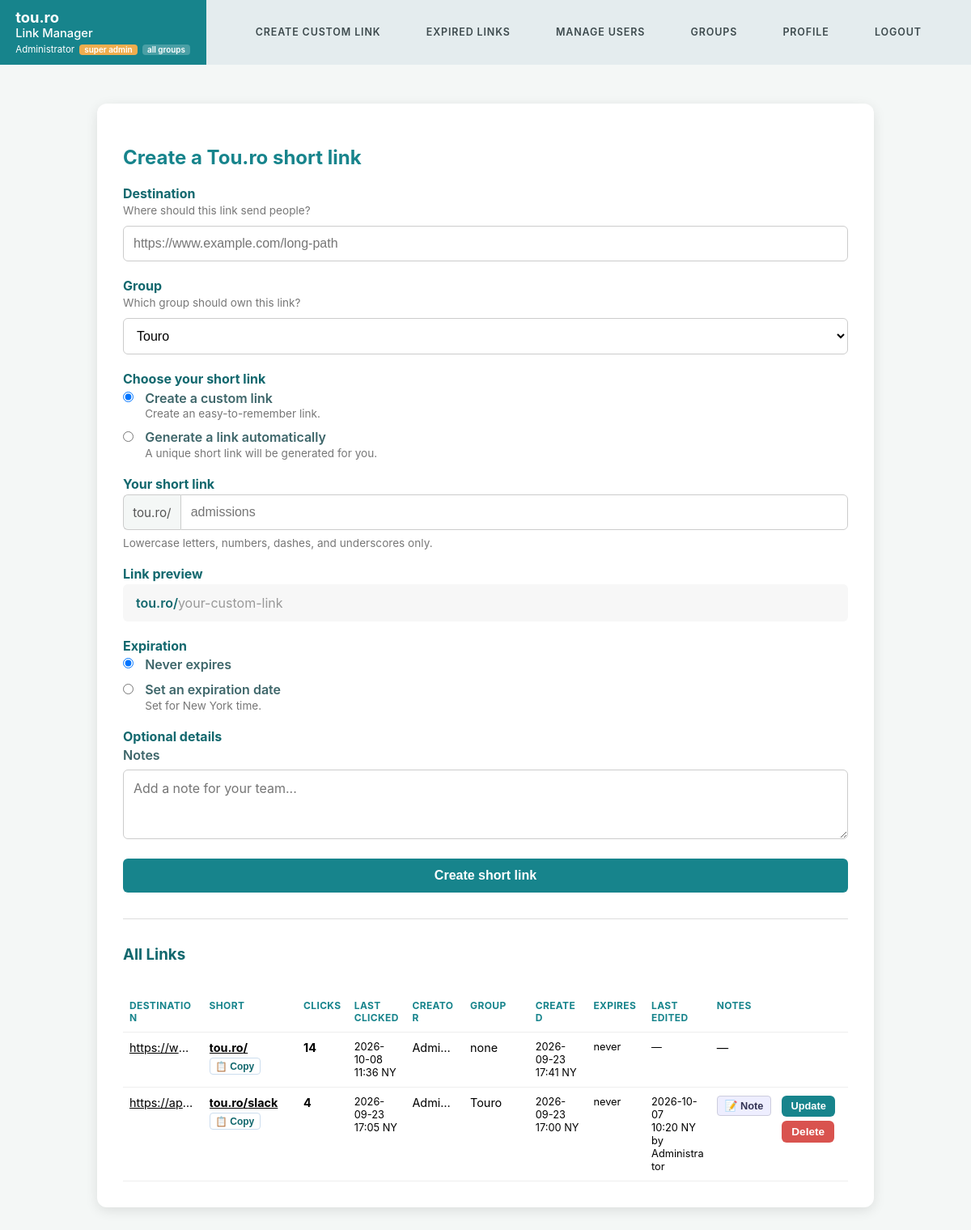
Page /admin/ (signed in) on the committed database.
### tables this page shows
CREATE TABLE "groups" (
            id INTEGER PRIMARY KEY AUTOINCREMENT,
            name TEXT UNIQUE NOT NULL,
            created_at TEXT
        );

### lib.php (called while the page is built, shortened)
<?php
function e($value): string
{
    return htmlspecialchars((string) $value, ENT_QUOTES | ENT_SUBSTITUTE, 'UTF-8');
}
function get_db(): PDO
{
    static $pdo = null;
    if ($pdo === null) {
        $pdo = new PDO('sqlite:' . DB_PATH);
        $pdo->setAttribute(PDO::ATTR_ERRMODE, PDO::ERRMODE_EXCEPTION);
        $pdo->exec('PRAGMA foreign_keys = ON');
    }
    return $pdo;
}
function all_groups(PDO $conn): array
{
    return $conn->query('SELECT id, name FROM "groups" ORDER BY name COLLATE NOCASE ASC')
        ->fetchAll(PDO::FETCH_ASSOC);
}
function is_expired($expires_at): bool
{
    if (!$expires_at) {
        return false;
    }
    $dt = DateTime::createFromFormat(TIMESTAMP_FMT, $expires_at);
    return $dt->getTimestamp() <= time();
}
function current_user(): ?array
{
    $role = $_SESSION['role'] ?? ROLE_USER;
    $group_id = $_SESSION['group_id'] ?? null;
    $username_email = $_SESSION['username_email'] ?? '';
    $users_name = $_SESSION['users_name'] ?? '';
    return [
        'id' => (int) $_SESSION['user_id'],
        'username_email' => $username_email,
        'users_name' => $users_name,
        'display_name' => $users_name !== '' ? $users_name : $username_email,
        'role' => $role,
        'group_id' => $group_id === null ? null : (int) $group_id,
        'is_super' => $role === ROLE_SUPER_ADMIN,
        'is_group_admin' => $role === ROLE_GROUP_ADMIN,
        'is_authenticated' => true,
    ];
}
function is_super(array $user): bool
{
    return ($user['role'] ?? '') === ROLE_SUPER_ADMIN;
}
function manages_group(array $user, ?int $group_id): bool
{
    if (is_super($user)) {
        return true;
    }
    return $group_id !== null && $user['group_id'] !== null && (int) $user['group_id'] === $group_id;
}
function link_visible_to(array $user, ?int $link_group_id): bool
{
    if (is_super($user)) {
        return true;
    }
    return (int) $user['group_id'] === $link_group_id;
}
function can_delete_link(array $user, ?int $link_group_id, int $creator_id): bool
{
    return manages_group($user, $link_group_id) || $creator_id === (int) $user['id'];
}
function link_scope_clause(array $user): array
{
    if (is_super($user)) {
        return ['', []];
    }
    return ['WHERE (links.group_id = ? OR links.short_url = ?)', [(int) $user['group_id'], ROOT_SHORT_URL]];
}
function request_scheme(): string
{
    $https = (!empty($_SERVER['HTTPS']) && $_SERVER['HTTPS'] !== 'off')
        || (isset($_SERVER['SERVER_PORT']) && (int) $_SERVER['SERVER_PORT'] === 443);
    return $https ? 'https' : 'http';
}
function public_host(): string
{
    $raw = $_SERVER['HTTP_HOST'] ?? 'localhost';
    $host = strtolower(explode(':', $raw)[0]);
    return $raw;
}
function short_link_url(string $short_url): string
{
    return request_scheme() . '://' . public_host() . '/' . rawurlencode($short_url);
}
function url_for(string $name, array $params = [], bool $external = false): string
{
    switch ($name) {
        case 'index':
            $path = '/admin/';
            break;
        case 'login':
            $path = '/admin/login/';
            if (!empty($params['reason'])) {
                $path .= '?reason=' . rawurlencode($params['reason']);
            }
            break;
        case 'logout':
            $path = '/admin/logout/';
            break;
        case 'admin_users':
            $path = '/admin/users/';
            break;
        case 'admin_expired':
            $path = '/admin/expired-links/';
            break;
        case 'admin_groups':
            $path = '/admin/groups/';
            break;
        case 'profile':
            $path = '/admin/profile/';
            break;
        case 'edit_link':
            $path = '/admin/edit-links/?id=' . (int) ($params['link_id'] ?? 0);
            break;
        case 'delete_link':
            $path = '/admin/delete-link.php?id=' . (int) ($params['link_id'] ?? 0);
            break;
    }
    return $external ? absolute_url($path) : $path;
}
function require_login(): array
{
    $user = current_user();
    return $user;
}
function stacked_date_parts(?string $value): array
{
    if (!$value) {
        return [null, null];
    }
    $parts = explode(' ', $value, 2);
    $date = $parts[0] ?? '';
    $time = isset($parts[1]) ? substr($parts[1], 0, 5) : '';
    return [$date, $time];
}
function render(string $view, array $vars = [], int $status = 200): void
{
    extract($vars, EXTR_SKIP);
    include __DIR__ . '/templates/' . $view . '.php';
    include __DIR__ . '/templates/base.php';
    exit;
}

### admin/index.php (called while the page is built, shortened)
<?php
require __DIR__ . '/../lib.php';
$user = require_login();
[$scope_where, $scope_params] = link_scope_clause($user);
$stmt = get_db()->prepare("
    SELECT links.id, links.short_url, links.url,
           COALESCE(NULLIF(creators.users_name, ''), creators.username_email), links.user_id,
           links.created_at, links.updated_at, links.expires_at, links.notes,
           COALESCE(NULLIF(editors.users_name, ''), editors.username_email), links.clicks,
           links.group_id, link_groups.name, links.last_clicked_at
    FROM links
    JOIN users AS creators ON creators.id = links.user_id
    LEFT JOIN users AS editors ON editors.id = links.updated_by
    LEFT JOIN \"groups\" AS link_groups ON link_groups.id = links.group_id
    {$scope_where}
    ORDER BY (links.short_url = '') DESC, links.id DESC
");
$stmt->execute($scope_params);
$rows = $stmt->fetchAll(PDO::FETCH_NUM);
$all_links = [];
foreach ($rows as $r) {
    $link_group_id = $r[11] === null ? null : (int) $r[11];
    $all_links[] = [
        'id' => $r[0],
        'short_url' => $r[1],
        'url' => $r[2],
        'creator' => $r[3],
        'user_id' => $r[4],
        'created_at' => $r[5],
        'updated_at' => $r[6],
        'expires_at' => $r[7],
        'notes' => $r[8] ?: '',
        'updated_by' => $r[9],
        'clicks' => $r[10] ?: 0,
        'last_clicked_at' => $r[13],
        'group_id' => $link_group_id,
        'group_name' => $r[12],
        'expired' => is_expired($r[7]),
        'is_root' => $r[1] === ROOT_SHORT_URL,
        'can_delete' => $r[1] !== ROOT_SHORT_URL && can_delete_link($user, $link_group_id, (int) $r[4]),
    ];
}
render('index', [
    'all_links' => $all_links,
    'groups' => is_super($user) ? all_groups(get_db()) : [],
]);

### templates/index.php (the view, shortened to what this page needs)
<?php $actor_is_super = !empty($current_user['is_super']); ?>
<h2>Create a Tou.ro short link</h2>
<form id="urlForm">
    <div class="section">
        <h3>Destination</h3>
        <p class="field-hint">Where should this link send people?</p>
        <input type="text" id="url" placeholder="https://www.example.com/long-path" required>
    </div>
    <?php if ($actor_is_super): ?>
    <div class="section">
        <h3>Group</h3>
        <p class="field-hint">Which group should own this link?</p>
        <?php if (!empty($groups)): ?>
        <select id="linkGroup" required>
            <?php foreach ($groups as $g): ?>
            <option value="<?= (int) $g['id'] ?>"><?= e($g['name']) ?></option>
            <?php endforeach; ?>
        </select>
        <?php else: ?>
        <p class="field-hint">
            No groups exist yet. <a href="<?= e(url_for('admin_groups')) ?>">Create a group</a> before adding links.
        </p>
        <?php endif; ?>
    </div>
    <?php endif; ?>
    <div class="section">
        <h3>Choose your short link</h3>
        <label class="choice">
            <input type="radio" name="url_mode" value="custom" checked>
            <span class="choice-title">Create a custom link</span>
            <span class="choice-desc">Create an easy-to-remember link.</span>
        </label>
        <label class="choice">
            <input type="radio" name="url_mode" value="random">
            <span class="choice-title">Generate a link automatically</span>
            <span class="choice-desc"> A unique short link will be generated for you.</span>
        </label>
    </div>
    <div class="section" id="customUrlGroup">
        <h3>Your short link</h3>
        <div class="url-row">
            <span class="url-prefix"><?= e(SHORT_LINK_DOMAIN) ?>/</span>
            <input type="text" id="short_url" placeholder="admissions" autocapitalize="off" autocorrect="off"
                   spellcheck="false" style="text-transform: lowercase;" required>
        </div>
        <p class="field-hint" style="margin: 0.5rem 0 0;">Lowercase letters, numbers, dashes, and underscores only.</p>
    </div>
    <div class="section">
        <h3>Link preview</h3>
        <div class="link-preview" id="linkPreview"></div>
    </div>
    <div class="section">
        <h3>Expiration</h3>
        <label class="choice">
            <input type="radio" name="expiry_mode" value="never" checked>
            <span class="choice-title">Never expires</span>
        </label>
        <label class="choice">
            <input type="radio" name="expiry_mode" value="date">
            <span class="choice-title">Set an expiration date</span>
            <span class="choice-desc">Set for New York time.</span>
        </label>
    </div>
    <div class="section">
        <h3>Optional details</h3>
        <label for="notes">Notes</label>
        <textarea id="notes" rows="3" placeholder="Add a note for your team..." style="width:100%; padding:0.75rem; border:1px solid #ccc; border-radius:6px; box-sizing:border-box; font-family:inherit; font-size:1rem;"></textarea>
    </div>
    <button type="submit">Create short link</button>
</form>
<hr style="margin: 2rem 0; border:0; border-top:1px solid #ddd;">
<h3>All Links</h3>
<div class="table-scroll">
<table class="wide">
    <colgroup>
        <col style="width: <?= $actor_is_super ? '11%' : '15%' ?>">
        <col style="width: <?= $actor_is_super ? '13%' : '14%' ?>">
        <col style="width: 7%">
        <col style="width: 8%">
        <col style="width: 8%">
        <?php if ($actor_is_super): ?><col style="width: 9%"><?php endif; ?>
        <col style="width: 8%">
        <col style="width: 8%">
        <col style="width: 9%">
        <col style="width: 9%">
        <col style="width: <?= $actor_is_super ? '10%' : '14%' ?>">
    </colgroup>
    <thead>
        <tr>
            <th>Destination</th>
            <th>Short</th>
            <th>Clicks</th>
            <th>Last clicked</th>
            <th>Creator</th>
            <?php if ($actor_is_super): ?><th>Group</th><?php endif; ?>
            <th>Created</th>
            <th>Expires</th>
            <th>Last edited</th>
            <th>Notes</th>
            <th></th>
        </tr>
    </thead>
    <tbody>
    <?php if (!empty($all_links)): ?>
    <?php foreach ($all_links as $link): ?>
        <?php
            [$created_date, $created_time] = stacked_date_parts($link['created_at'] ?? null);
            [$expires_date, $expires_time] = stacked_date_parts($link['expires_at'] ?? null);
            [$updated_date, $updated_time] = stacked_date_parts($link['updated_at'] ?? null);
            [$clicked_date, $clicked_time] = stacked_date_parts($link['last_clicked_at'] ?? null);
        ?>
        <tr data-link-id="<?= e($link['id']) ?>">
            <td class="<?= !empty($link['expired']) ? 'expired' : '' ?>">
                <div class="tt" data-tooltip="<?= e($link['url']) ?>">
                    <a class="truncate" href="<?= e($link['url']) ?>" target="_blank"><?= e($link['url']) ?></a>
                </div>
            </td>
            <td>
                <div class="tt" data-tooltip="<?= e(SHORT_LINK_DOMAIN) ?>/<?= e($link['short_url']) ?>">
                    <a class="truncate short-link" data-link-id="<?= e($link['id']) ?>" href="<?= e(short_link_url($link['short_url'])) ?>" target="_blank"><strong><?= e(SHORT_LINK_DOMAIN) ?>/<?= e($link['short_url']) ?></strong></a>
                </div>
                <button type="button" class="copy-btn"
                        data-copy="<?= e(short_link_url($link['short_url'])) ?>">
                    &#128203; Copy
                </button>
            </td>
            <td class="click-cell" data-link-id="<?= e($link['id']) ?>"><strong><?= e($link['clicks']) ?></strong></td>
            <td class="muted stacked-date last-clicked-cell" data-link-id="<?= e($link['id']) ?>">
                <?php if ($link['last_clicked_at']): ?>
                    <?= e($clicked_date) ?><br>
                    <span class="time"><?= e($clicked_time) ?> NY</span>
                <?php else: ?>—<?php endif; ?>
            </td>
            <td title="<?= e($link['creator']) ?>"><span class="truncate"><?= e($link['creator']) ?></span></td>
            <?php if ($actor_is_super): ?>
            <td title="<?= e($link['group_name'] ?? '') ?>">
                <span class="truncate"><?= $link['group_name'] !== null ? e($link['group_name']) : '<span class="muted">none</span>' ?></span>
            </td>
            <?php endif; ?>
            <td class="muted stacked-date">
                <?php if ($link['created_at']): ?>
                    <?= e($created_date) ?><br>
                    <span class="time"><?= e($created_time) ?> NY</span>
                <?php else: ?>—<?php endif; ?>
            </td>
            <td class="muted stacked-date">
                <?php if ($link['expires_at']): ?>
                    <?= e($expires_date) ?><br>
                    <span class="time"><?= e($expires_time) ?> NY</span>
                <?php else: ?>never<?php endif; ?>
            </td>
            <td class="muted stacked-date updated-cell" data-link-id="<?= e($link['id']) ?>">
                <?php if ($link['updated_at']): ?>
                    <?= e($updated_date) ?><br>
                    <span class="time"><?= e($updated_time) ?> NY</span>
                    <?php if ($link['updated_by']): ?><br><span class="time">by <?= e($link['updated_by']) ?></span><?php endif; ?>
                <?php else: ?>—<?php endif; ?>
            </td>
            <td class="note-cell" data-link-id="<?= e($link['id']) ?>" data-short-url="<?= e($link['short_url']) ?>" data-note="<?= e($link['notes']) ?>">
                <?php if (!empty($link['is_root'])): ?>
                    <span class="muted">—</span>
                <?php elseif ($link['notes']): ?>
                <div class="tt" data-tooltip="<?= e($link['notes']) ?>" style="display: inline-block;">
                    <button type="button" class="note-btn note-open">&#128221; Note</button>
                </div>
                <?php else: ?>
                <button type="button" class="note-btn note-btn-empty note-open">+ Add note</button>
                <?php endif; ?>
            </td>
            <td>
                <?php if (!empty($link['can_delete'])): ?>
                <div style="display: flex; gap: 0.3rem; flex-wrap: wrap;">
                    <a href="<?= e(url_for('edit_link', ['link_id' => $link['id']])) ?>">
                        <button type="button" class="btn-small">Update</button>
                    </a>
                    <form method="POST" action="<?= e(url_for('delete_link', ['link_id' => $link['id']])) ?>"
                          onsubmit="return confirm('Delete <?= e(SHORT_LINK_DOMAIN) ?>/<?= e($link['short_url']) ?>? This cannot be undone.');"
                          style="margin: 0;">
                        <button type="submit" class="btn-small btn-danger">Delete</button>
                    </form>
                </div>
                <?php endif; ?>
            </td>
        </tr>
    <?php endforeach; ?>
    <?php else: ?>
        <tr><td colspan="<?= $actor_is_super ? 11 : 10 ?>" class="muted">No links yet.</td></tr>
    <?php endif; ?>
    </tbody>
</table>
</div>

### rows in the picture
groups: url "https://ap…", short_url "slack", clicks "4", clicked_date "2026-09-23", clicked_time "17:05", creator "Admin…", name "Touro", created_date "2026-09-23", created_time "17:00", updated_date "2026-10-07", updated_time "10:20", updated_by "Administrator"

### other values in the picture
SHORT_LINK_DOMAIN "tou.ro"
$current_user['display_name'] "Administrator"
$link['url'] "https://w…"
$link['clicks'] "14"
$clicked_date "2026-10-08"
$clicked_time "11:36"
$link['creator'] "Admin…"
$created_date "2026-09-23"
$created_time "17:41"
form field value "Touro"
